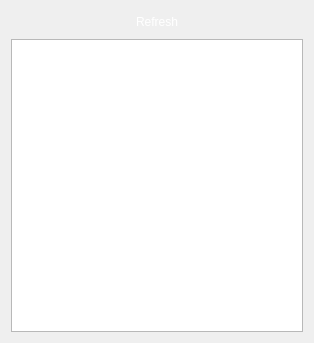
<?xml version="1.0" encoding="UTF-8"?>
<ui version="4.0">
 <class>friendrequest</class>
 <widget class="QDialog" name="friendrequest">
  <property name="geometry">
   <rect>
    <x>0</x>
    <y>0</y>
    <width>314</width>
    <height>343</height>
   </rect>
  </property>
  <property name="sizePolicy">
   <sizepolicy hsizetype="Fixed" vsizetype="Fixed">
    <horstretch>0</horstretch>
    <verstretch>0</verstretch>
   </sizepolicy>
  </property>
  <property name="windowTitle">
   <string>Friend Request</string>
  </property>
  <property name="styleSheet">
   <string notr="true">background-image: url(:/new/prefix1/back.png);</string>
  </property>
  <layout class="QVBoxLayout" name="verticalLayout">
   <item>
    <widget class="QPushButton" name="pushButton">
     <property name="minimumSize">
      <size>
       <width>9</width>
       <height>22</height>
      </size>
     </property>
     <property name="styleSheet">
      <string notr="true">color: rgb(255, 255, 255);
font: 75 10pt &quot;Kartika&quot;;</string>
     </property>
     <property name="text">
      <string>Refresh</string>
     </property>
     <property name="autoDefault">
      <bool>false</bool>
     </property>
     <property name="flat">
      <bool>true</bool>
     </property>
    </widget>
   </item>
   <item>
    <widget class="QListWidget" name="listWidget">
     <property name="styleSheet">
      <string notr="true">color: rgb(255, 255, 255);
font: 75 10pt &quot;Kartika&quot;;</string>
     </property>
    </widget>
   </item>
  </layout>
 </widget>
 <resources/>
 <connections/>
</ui>
